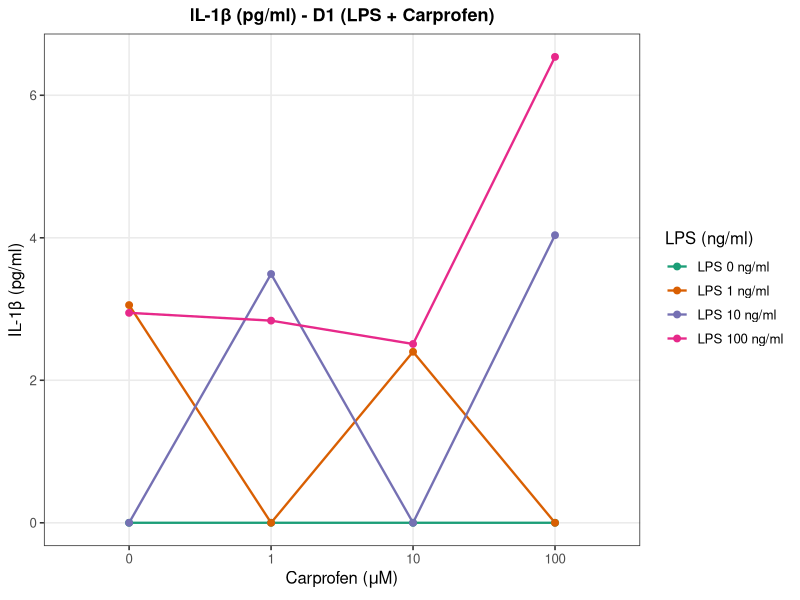
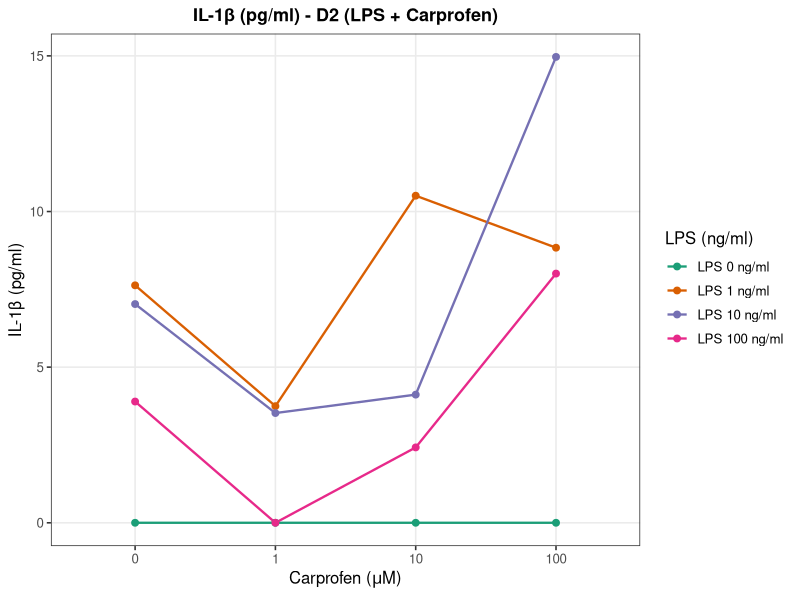
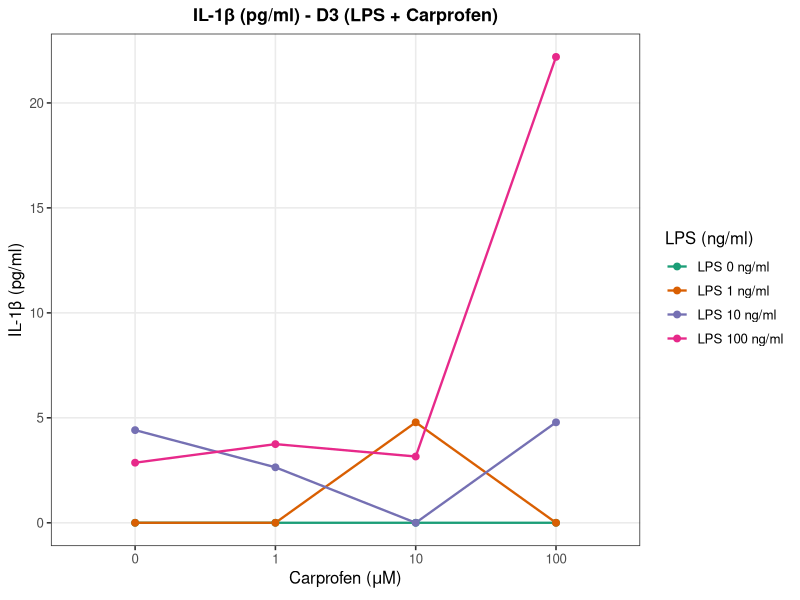
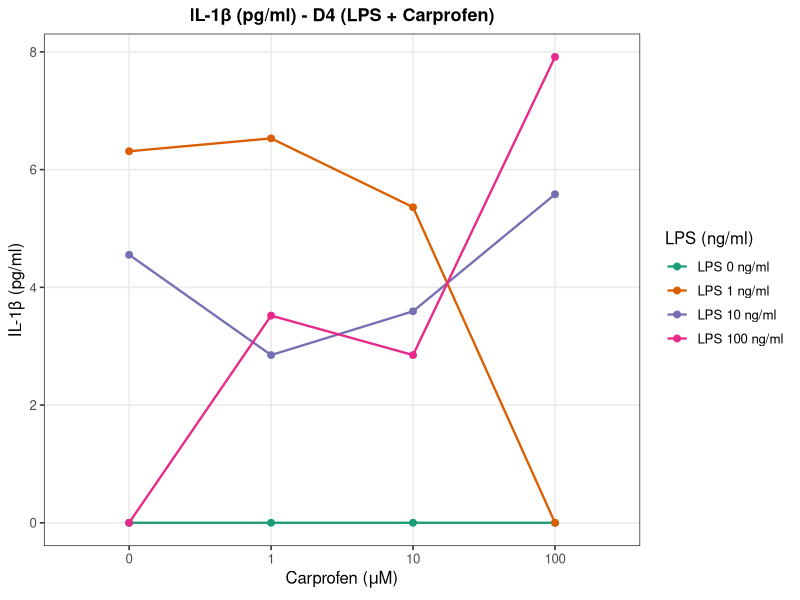
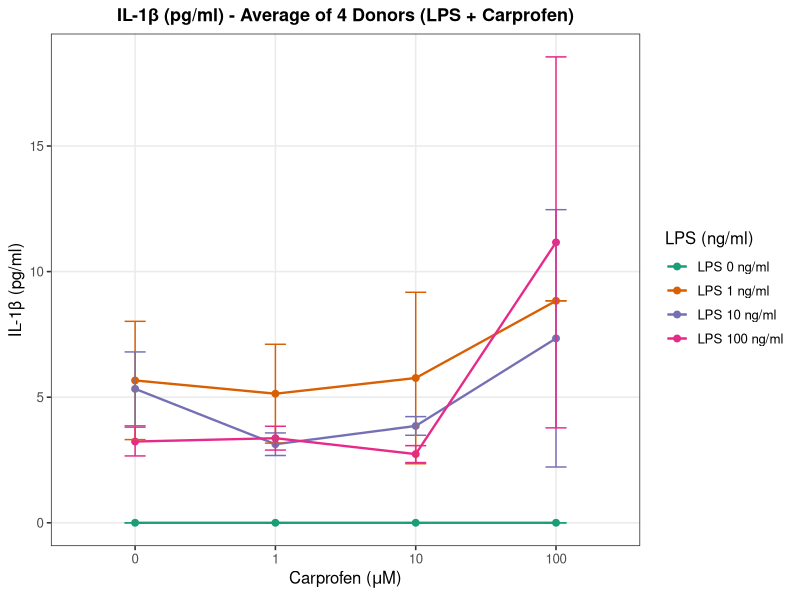
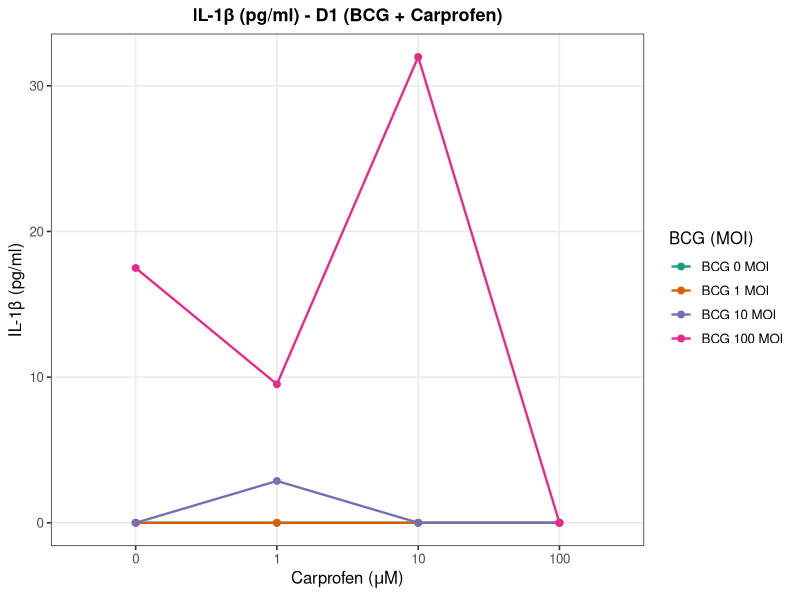
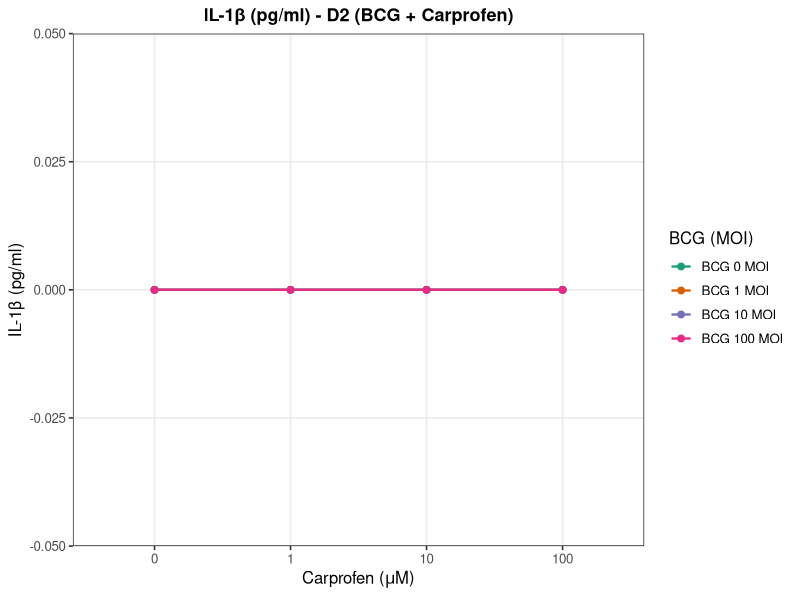
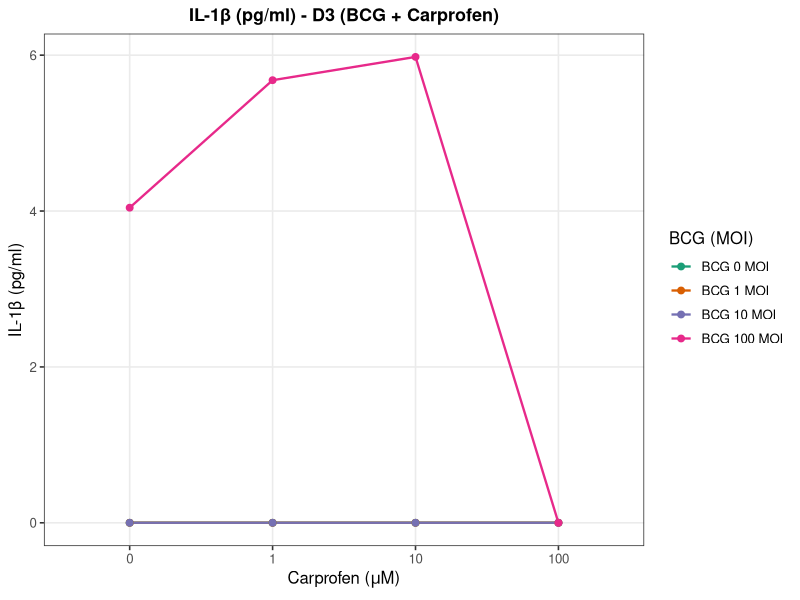

Reproduce these figures in R, in order.
# ELISA Cytokine Plots
# Run this script in RStudio with the ELISA.xlsx file in the same directory

# Install packages if needed
if (!require("readxl")) install.packages("readxl")
if (!require("ggplot2")) install.packages("ggplot2")
if (!require("dplyr")) install.packages("dplyr")

library(readxl)
library(ggplot2)
library(dplyr)

# Set working directory to where the ELISA.xlsx file is
# setwd("path/to/your/elisa/folder")

# Create output directory for plots
dir.create("plots", showWarnings = FALSE)

# Define sheet info
sheets <- list(
  list(name = "IL1b", col = "IL1b_pgml", label = "IL-1\u03b2 (pg/ml)"),
  list(name = "IL6",  col = "IL6_pgml",  label = "IL-6 (pg/ml)"),
  list(name = "TNFa", col = "TNFa_pgml", label = "TNF-\u03b1 (pg/ml)")
)

# Carprofen order on x-axis
carp_levels <- c("C0", "C1", "C10", "C100")
carp_labels <- c("0", "1", "10", "100")

# Stimulus concentration levels
lps_levels <- c("L0", "L1", "L10", "L100")
lps_labels <- c("0", "1", "10", "100")
bcg_levels <- c("B0", "B1", "B10", "B100")
bcg_labels <- c("0", "1", "10", "100")

# Color palettes
lps_colors <- c("L0" = "#1b9e77", "L1" = "#d95f02", "L10" = "#7570b3", "L100" = "#e7298a")
bcg_colors <- c("B0" = "#1b9e77", "B1" = "#d95f02", "B10" = "#7570b3", "B100" = "#e7298a")

# Function to create a single plot
make_plot <- function(data, value_col, y_label, stim_type, title_text) {
  if (stim_type == "LPS") {
    data$Stim_Conc <- factor(data$Stim_Conc, levels = lps_levels, labels = paste0("LPS ", lps_labels, " ng/ml"))
    color_vals <- setNames(
      c("#1b9e77", "#d95f02", "#7570b3", "#e7298a"),
      paste0("LPS ", lps_labels, " ng/ml")
    )
  } else {
    data$Stim_Conc <- factor(data$Stim_Conc, levels = bcg_levels, labels = paste0("BCG ", bcg_labels, " MOI"))
    color_vals <- setNames(
      c("#1b9e77", "#d95f02", "#7570b3", "#e7298a"),
      paste0("BCG ", bcg_labels, " MOI")
    )
  }

  data$Carprofen <- factor(data$Carprofen, levels = carp_levels, labels = carp_labels)

  # Replace NA with 0 for plotting (below detection = 0)
  data[[value_col]][is.na(data[[value_col]])] <- 0

  p <- ggplot(data, aes(x = Carprofen, y = .data[[value_col]],
                         color = Stim_Conc, group = Stim_Conc)) +
    geom_line(linewidth = 0.8) +
    geom_point(size = 2) +
    scale_color_manual(values = color_vals) +
    labs(
      title = title_text,
      x = expression("Carprofen (" * mu * "M)"),
      y = y_label,
      color = if (stim_type == "LPS") "LPS (ng/ml)" else "BCG (MOI)"
    ) +
    theme_bw(base_size = 12) +
    theme(
      plot.title = element_text(hjust = 0.5, face = "bold", size = 13),
      legend.position = "right",
      panel.grid.minor = element_blank()
    )

  return(p)
}

# Generate all plots
donors <- c("D1", "D2", "D3", "D4")
stimuli <- c("LPS", "BCG")

for (s in sheets) {
  # Read the sheet
  df <- read_excel("ELISA.xlsx", sheet = s$name)
  colnames(df) <- c("Donor", "Carprofen", "Stimulus", "Stim_Conc", s$col)

  for (stim in stimuli) {
    stim_data <- df %>% filter(Stimulus == stim)

    # Per-donor plots
    for (d in donors) {
      donor_data <- stim_data %>% filter(Donor == d)

      title_text <- paste0(s$label, " - ", d, " (", stim, " + Carprofen)")
      p <- make_plot(donor_data, s$col, s$label, stim, title_text)

      filename <- paste0("plots/", s$name, "_", stim, "_", d, ".png")
      ggsave(filename, p, width = 6, height = 4, dpi = 300)
      cat("Saved:", filename, "\n")
    }

    # Average plot across 4 donors
    avg_data <- stim_data %>%
      group_by(Carprofen, Stimulus, Stim_Conc) %>%
      summarise(
        mean_val = mean(.data[[s$col]], na.rm = TRUE),
        sd_val = sd(.data[[s$col]], na.rm = TRUE),
        .groups = "drop"
      )
    # Replace NaN (all NA group) with 0
    avg_data$mean_val[is.nan(avg_data$mean_val)] <- 0
    avg_data$sd_val[is.na(avg_data$sd_val)] <- 0

    # Rename for plotting
    colnames(avg_data)[colnames(avg_data) == "mean_val"] <- s$col

    title_text <- paste0(s$label, " - Average of 4 Donors (", stim, " + Carprofen)")

    # Custom plot with error bars for average
    if (stim == "LPS") {
      avg_data$Stim_Conc <- factor(avg_data$Stim_Conc, levels = lps_levels, labels = paste0("LPS ", lps_labels, " ng/ml"))
      color_vals <- setNames(
        c("#1b9e77", "#d95f02", "#7570b3", "#e7298a"),
        paste0("LPS ", lps_labels, " ng/ml")
      )
    } else {
      avg_data$Stim_Conc <- factor(avg_data$Stim_Conc, levels = bcg_levels, labels = paste0("BCG ", bcg_labels, " MOI"))
      color_vals <- setNames(
        c("#1b9e77", "#d95f02", "#7570b3", "#e7298a"),
        paste0("BCG ", bcg_labels, " MOI")
      )
    }
    avg_data$Carprofen <- factor(avg_data$Carprofen, levels = carp_levels, labels = carp_labels)

    p <- ggplot(avg_data, aes(x = Carprofen, y = .data[[s$col]],
                               color = Stim_Conc, group = Stim_Conc)) +
      geom_line(linewidth = 0.8) +
      geom_point(size = 2) +
      geom_errorbar(aes(ymin = .data[[s$col]] - sd_val,
                        ymax = .data[[s$col]] + sd_val),
                    width = 0.15, linewidth = 0.5) +
      scale_color_manual(values = color_vals) +
      labs(
        title = title_text,
        x = expression("Carprofen (" * mu * "M)"),
        y = s$label,
        color = if (stim == "LPS") "LPS (ng/ml)" else "BCG (MOI)"
      ) +
      theme_bw(base_size = 12) +
      theme(
        plot.title = element_text(hjust = 0.5, face = "bold", size = 13),
        legend.position = "right",
        panel.grid.minor = element_blank()
      )

    filename <- paste0("plots/", s$name, "_", stim, "_Average.png")
    ggsave(filename, p, width = 6, height = 4, dpi = 300)
    cat("Saved:", filename, "\n")
  }
}

cat("\nAll plots saved in the 'plots/' directory!\n")

# =============================================================================
# 2-Way ANOVA Analysis
# Factor 1: Carprofen concentration (C0, C1, C10, C100)
# Factor 2: Stimulus concentration (LPS or BCG level)
# Response: Cytokine concentration (pg/ml)
# Run separately for each cytokine x stimulus combination (6 total)
# =============================================================================

cat("\n========================================\n")
cat("2-Way ANOVA Analysis\n")
cat("========================================\n\n")

# Open a text file to save ANOVA results
sink("ANOVA_results.txt")
cat("2-Way ANOVA Results for ELISA Cytokine Data\n")
cat("=============================================\n")
cat("Factor 1: Carprofen concentration (C0, C1, C10, C100)\n")
cat("Factor 2: Stimulus concentration (LPS or BCG level)\n")
cat("Response: Cytokine concentration (pg/ml)\n")
cat("Date:", format(Sys.time(), "%Y-%m-%d %H:%M:%S"), "\n\n")
sink()

for (s in sheets) {
  df <- read_excel("ELISA.xlsx", sheet = s$name)
  colnames(df) <- c("Donor", "Carprofen", "Stimulus", "Stim_Conc", s$col)

  for (stim in stimuli) {
    stim_data <- df %>% filter(Stimulus == stim)

    # Replace NA with 0 (below detection limit)
    stim_data[[s$col]][is.na(stim_data[[s$col]])] <- 0

    # Convert to factors
    stim_data$Carprofen <- factor(stim_data$Carprofen, levels = carp_levels)
    if (stim == "LPS") {
      stim_data$Stim_Conc <- factor(stim_data$Stim_Conc, levels = lps_levels)
    } else {
      stim_data$Stim_Conc <- factor(stim_data$Stim_Conc, levels = bcg_levels)
    }

    # Build formula
    formula_str <- as.formula(paste0(s$col, " ~ Carprofen * Stim_Conc"))

    # Run 2-way ANOVA
    anova_model <- aov(formula_str, data = stim_data)
    anova_result <- summary(anova_model)

    # Print to console
    header <- paste0(s$label, " - ", stim, " + Carprofen")
    cat("----------------------------------------\n")
    cat(header, "\n")
    cat("----------------------------------------\n")
    print(anova_result)
    cat("\n")

    # Save to file
    sink("ANOVA_results.txt", append = TRUE)
    cat("========================================\n")
    cat(header, "\n")
    cat("========================================\n\n")
    print(anova_result)

    # Post-hoc Tukey HSD test
    cat("\n--- Tukey HSD Post-hoc Test ---\n\n")
    tukey_result <- TukeyHSD(anova_model)
    print(tukey_result)
    cat("\n\n")
    sink()
  }
}

cat("\nANOVA results saved to 'ANOVA_results.txt'\n")
cat("Done!\n")
